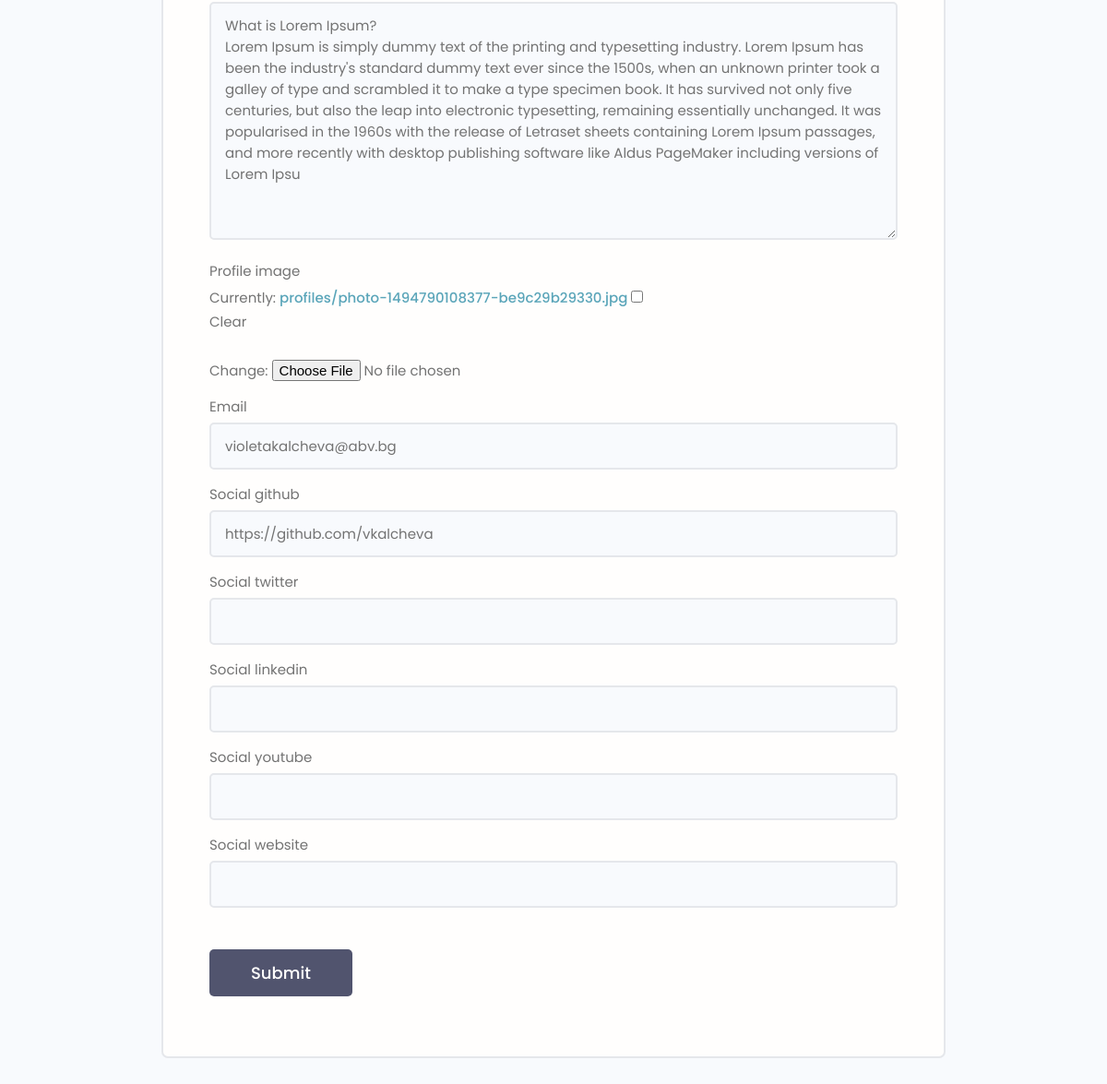
Page /edit-account/ (signed in, lower part) on the earlier database version.
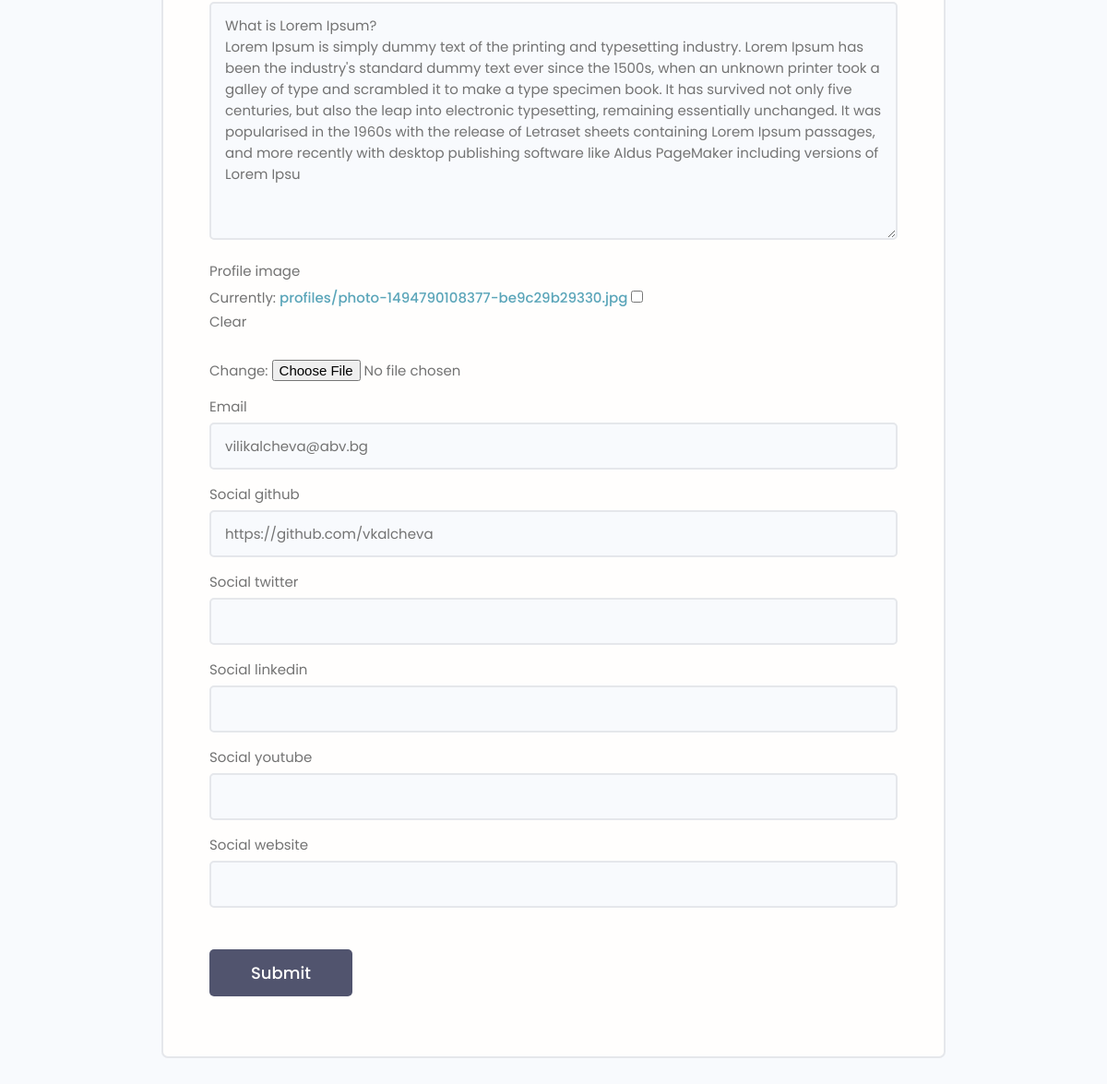
Same page on the later database version.
### users/models.py (models this page shows, shortened)
class Profile(models.Model):
    user = models.OneToOneField(User, on_delete=models.CASCADE)
    name = models.CharField(max_length=200,null=True, blank=True)
    username = models.CharField(max_length=200,null=True, blank=True)
    location = models.CharField(max_length=200, null=True, blank=True)
    short_intro = models.CharField(max_length=200, blank=True, null=True)
    bio = models.TextField(blank=True, null=True)
    profile_image = models.ImageField(null=True, blank=True, upload_to='profiles/', default='profile/default.png')
    email = models.EmailField(max_length=500, null=True, blank=True)
    social_github = models.CharField(max_length=200, blank=True, null=True)
    social_twitter = models.CharField(max_length=200, blank=True, null=True)
    social_linkedin = models.CharField(max_length=200, blank=True, null=True)
    social_youtube = models.CharField(max_length=200, blank=True, null=True)
    social_website = models.CharField(max_length=200, blank=True, null=True)
    created = models.DateTimeField(auto_now_add=True)
    id = models.UUIDField(default=uuid.uuid4, unique=True, primary_key=True, editable=False)

### users/views.py (the view)
# urls.py: path("edit-account/", views.edit_account, name="edit-account"),
@login_required(login_url='login')
def edit_account(request):
    profile = request.user.profile
    form = ProfileForm(instance=profile)
    if request.method == 'POST':
        form = ProfileForm(request.POST, request.FILES, instance=profile)
        if form.is_valid():
            form.save()
            return redirect('account')
    context = {
        'form': form
    }
    return render(request, 'users/profile_form.html', context)

### users/forms.py
class ProfileForm(ModelForm):
    class Meta:
        model = Profile
        exclude = ['user']
    def __init__(self, *args, **kwargs):
        super(ProfileForm, self).__init__(*args, **kwargs)
        for name, field in self.fields.items():
            field.widget.attrs.update({'class': 'input'})

### users/templates/users/profile_form.html (shortened to what this page needs)
{% extends 'main.html' %}
{% block content %}
    <main class="formPage my-xl">
        <div class="content-box">
            <div class="formWrapper">
                <br>
                <form class="form" method="POST" action="{% url 'edit-account' %}" enctype="multipart/form-data">
                    {% for field in form %}
                        <div class="form__field">
                            <label for="formInput#text">{{ field.label }}</label>
                            {{ field }}
                        </div>
                    {% endfor %}
                    <input class="btn btn--sub btn--lg  my-md" type="submit" value="Submit"/>
                </form>
            </div>
        </div>
    </main>
{% endblock %}

Differences in the rows shown:
changed Profile "https://github.com/vkalcheva": email "violetakalcheva@abv.bg" → "vilikalcheva@abv.bg"
